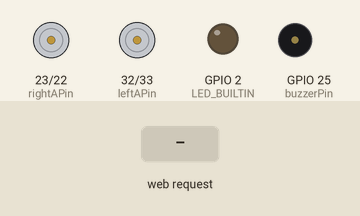
A program run on a simulated ESP32. Parts: motor-driver pin pairs drawn as motors (green arrow = first pin HIGH = forward, orange = second pin HIGH = backward, longer = more drive), output pins drawn as LEDs (lit = HIGH), buzzer (waves = sounding, pin HIGH). The test bench sets the inputs (shaded band). Storage starts empty; what the program prints to the serial monitor is not drawn.

Above: at 4.2 s.
4.3 s: HTTP request GET /forward received
At 5.0 s:
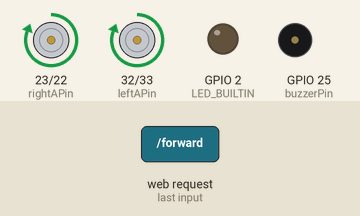
5.8 s: HTTP request GET /backward received
At 6.1 s:
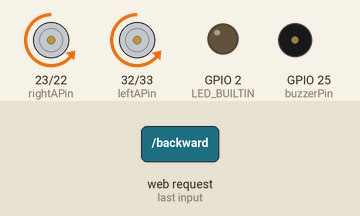
7.3 s: HTTP request GET /left received
At 8.4 s:
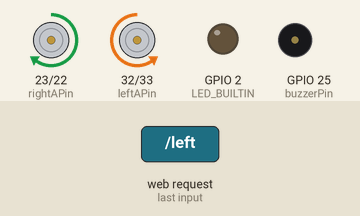
8.8 s: HTTP request GET /right received
At 9.6 s:
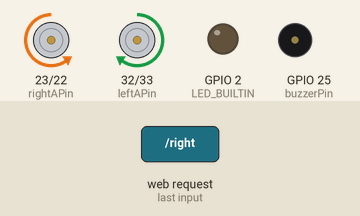
10.3 s: HTTP request GET /forward received
At 10.7 s:
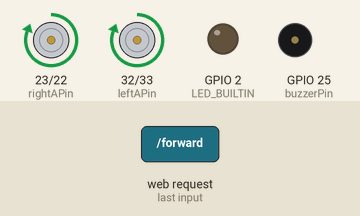
Timing chart, 0 to 12.8 s (numbered marks = the images above; inputs shaded):
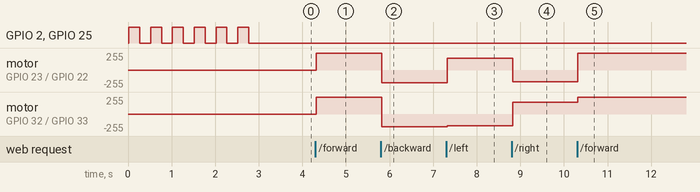

The program:

main.cpp
```cpp
#include <Arduino.h>
#include <WiFi.h>
#include <AsyncTCP.h>
#include <ESPAsyncWebServer.h>
#include <SPIFFS.h>


#define leftAChannel 0
#define leftBChannel 1
#define rightAChannel 2
#define rightBChannel 3
#define leftAPin 32
#define leftBPin 33
#define rightAPin 23
#define rightBPin 22
#define buzzerPin 25

enum State {
  Stop,
  Forward,
  Backward,
  Left,
  Right
};

void quickBlink();
void stop();
void forward();
void backward();
void left();
void right();
void setState(State newState);
void buzzer();

int frequency = 5000;
int resolution = 8;
int high = 255;
int mid = 192;
int low = 176;
enum State currentState = Stop;

const char* ssid     = "AwesomeCar_30Y";
const char* password = "123456789";

// Set web server port number to 80
AsyncWebServer server(80);

void setup() {
  Serial.begin(115200);

  if (!SPIFFS.begin(true)) {
    Serial.println("An Error has occurred while mounting SPIFFS");
    return;
  }

  // Connect to Wi-Fi network with SSID and password
  Serial.print("Setting AP (Access Point)…");
  WiFi.softAP(ssid, password);

  IPAddress IP = WiFi.softAPIP();
  Serial.print("AP IP address: ");
  Serial.println(IP);

  server.on("/hello", HTTP_GET, [](AsyncWebServerRequest *request) {
    request->send(200, "text/plain", "Hello World!");
  });

  server.on("/forward", HTTP_GET, [](AsyncWebServerRequest *request) {
    setState(Forward);
    request->send(200);
  });
  server.on("/backward", HTTP_GET, [](AsyncWebServerRequest *request) {
    setState(Backward);
    request->send(200);
  });
  server.on("/left", HTTP_GET, [](AsyncWebServerRequest *request) {
    setState(Left);
    request->send(200);
  });
  server.on("/right", HTTP_GET, [](AsyncWebServerRequest *request) {
    setState(Right);
    request->send(200);
  });
  server.on("/stop", HTTP_GET, [](AsyncWebServerRequest *request) {
    setState(Stop);
    request->send(200);
  });
  server.on("/buzzer", HTTP_GET, [](AsyncWebServerRequest *request) {
    buzzer();
    request->send(200);
  });

  server.serveStatic("/", SPIFFS, "/").setDefaultFile("index.html");
  server.begin();

  // initialize digital pin LED_BUILTIN (predefined to point to correct PIN) as output.
  pinMode(LED_BUILTIN, OUTPUT);
  pinMode(buzzerPin, OUTPUT);

  quickBlink();

  ledcSetup(leftAChannel, frequency, resolution);
  ledcAttachPin(leftAPin, leftAChannel);
  ledcSetup(leftBChannel, frequency, resolution);
  ledcAttachPin(leftBPin, leftBChannel);
  ledcSetup(rightAChannel, frequency, resolution);
  ledcAttachPin(rightAPin, rightAChannel);
  ledcSetup(rightBChannel, frequency, resolution);
  ledcAttachPin(rightBPin, rightBChannel);
}

void loop() {
  // digitalWrite(LED_BUILTIN, HIGH); // turn the LED on (HIGH is the voltage level)
  // setState(Forward);
  // delay(1000);
  // setState(Stop);
  // delay(1000);

  // setState(Backward);
  // delay(1000);
  // setState(Stop);
  // delay(1000);

  // setState(Left);
  // delay(1000);
  // setState(Stop);
  // delay(1000);

  // setState(Right);
  // delay(1000);
  // setState(Stop);
  // delay(1000);

  // digitalWrite(LED_BUILTIN, LOW); // turn the LED off by making the voltage LOW
  // Serial.println("Long pause");
  // delay(5000);
}

// Quick blink for 3 second
void quickBlink() {
  for (size_t i = 0; i < 6; i++) {
    digitalWrite(LED_BUILTIN, HIGH);
    digitalWrite(buzzerPin, HIGH);
    delay(250);
    digitalWrite(LED_BUILTIN, LOW);
    digitalWrite(buzzerPin, LOW);
    delay(250);
  }
}

void setState(State newState) {
  Serial.printf("setState()->%d\n", newState);
  if (newState == currentState) {
    return;
  }

  switch (newState) {
  case Forward:
    forward();
    break;
  case Backward:
    backward();
    break;
  case Left:
    left();
    break;
  case Right:
    right();
    break;
  default:
    stop();
    break;
  }

  currentState = newState;
}

void buzzer() {
    Serial.println("buzzer()->");
    digitalWrite(buzzerPin, HIGH);
    delay(500);
    digitalWrite(buzzerPin, LOW);
}

void stop() {
  Serial.println("stop()->");
  ledcWrite(leftAChannel, 0);
  ledcWrite(leftBChannel, 0);
  ledcWrite(rightAChannel, 0);
  ledcWrite(rightBChannel, 0);
}

void forward() {
  Serial.println("forward()->");
  ledcWrite(leftAChannel, high);
  ledcWrite(leftBChannel, 0);
  ledcWrite(rightAChannel, high);
  ledcWrite(rightBChannel, 0);
}

void backward() {
  Serial.println("backward()->");
  ledcWrite(leftAChannel, 0);
  ledcWrite(leftBChannel, mid);
  ledcWrite(rightAChannel, 0);
  ledcWrite(rightBChannel, mid);
}

void left() {
  Serial.println("left()->");
  ledcWrite(leftAChannel, 0);
  ledcWrite(leftBChannel, low);
  ledcWrite(rightAChannel, low);
  ledcWrite(rightBChannel, 0);
}

void right() {
  Serial.println("right");
  ledcWrite(leftAChannel, low);
  ledcWrite(leftBChannel, 0);
  ledcWrite(rightAChannel, 0);
  ledcWrite(rightBChannel, low);
}
```

Measured:
- after the input at 4.3 s, motor on GPIO 23 (rightAPin) / GPIO 22 (rightBPin), motor on GPIO 32 (leftAPin) / GPIO 33 (leftBPin): stopped → forward 255/255 at once
- after the input at 5.8 s, motor on GPIO 23 (rightAPin) / GPIO 22 (rightBPin), motor on GPIO 32 (leftAPin) / GPIO 33 (leftBPin): forward 255/255 → backward 191/255 at once
- after the input at 7.3 s, motor on GPIO 23 (rightAPin) / GPIO 22 (rightBPin): backward 191/255 → forward 175/255 at once; motor on GPIO 32 (leftAPin) / GPIO 33 (leftBPin): backward 191/255 → backward 175/255 at once
- after the input at 8.8 s, motor on GPIO 23 (rightAPin) / GPIO 22 (rightBPin): forward 175/255 → backward 175/255 at once; motor on GPIO 32 (leftAPin) / GPIO 33 (leftBPin): backward 175/255 → forward 175/255 at once
- after the input at 10.3 s, motor on GPIO 23 (rightAPin) / GPIO 22 (rightBPin): backward 175/255 → forward 255/255 at once; motor on GPIO 32 (leftAPin) / GPIO 33 (leftBPin): forward 175/255 → forward 255/255 at once
